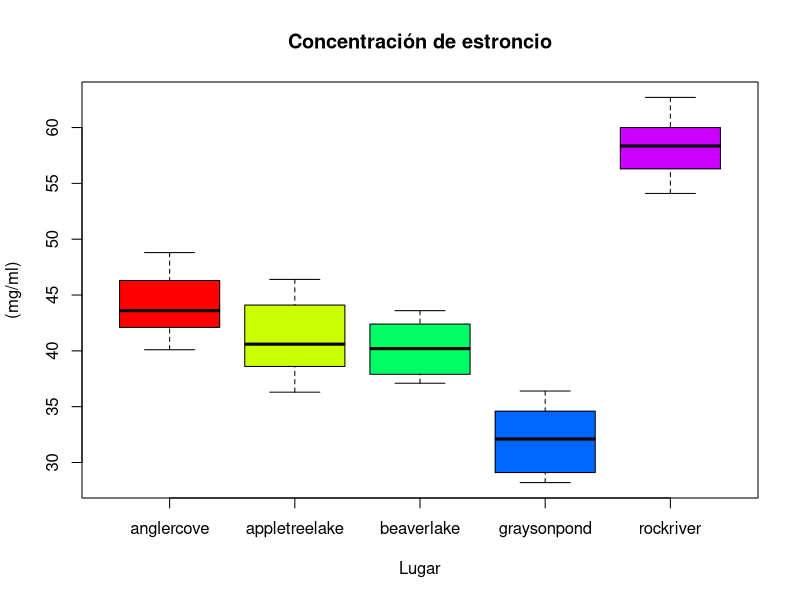
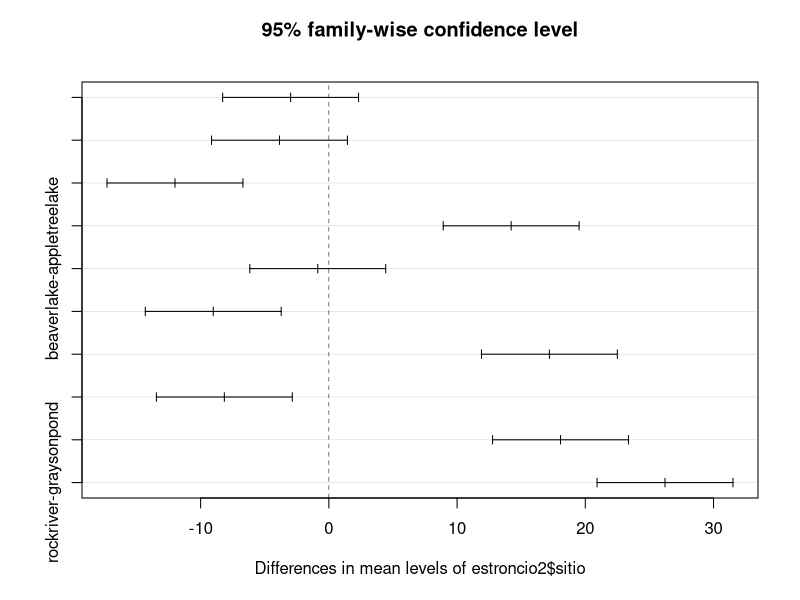

These figures' R source, in order:
# HW_03
# Ejercicio: comparación de concentraciones  de estroncio en cuerpos de agua
# Jairo Alberto Leal Gómez
# Matricula 1723093
# DCOMRN 1 semestre - Estadistica en la Investigación Cientifica

# Descripción -------------------------------------------------------------

# Un investigador midió la concentración de estroncio (mg/ml) en cinco cuerpos 
# de agua para evaluar si existen diferencias significativas entre ellos. 
# Cada sitio tuvo 6 réplicas (n-6).

estroncio <- read.csv("estroncio.csv", header = TRUE)
estroncio

estroncio2 <- read.csv("estroncio2.csv", header = TRUE)
estroncio2

# Planteamiento del problema ----------------------------------------------

estroncio_ordenado <- estroncio[, order(names(estroncio))]

boxplot(estroncio_ordenado,
        xlab = "Lugar",
        ylab = "(mg/ml)",
        main = "Concentración de estroncio",
        col = rainbow(5))

  # La Figura 1 muestra las concentraciones de estroncio (mg/ml) registradas 
  # en cinco cuerpos de agua: Grayson's Pond, Beaver Lake, Angler's Cove, 
  # Appletree Lake y Rock River. 
  # Cada sitio contó con seis repeticiones independientes.
  
  # Se observa que Rock River presenta las concentraciones más elevadas, 
  # con valores consistentemente superiores al resto de los sitios.
  # En contraste, Grayson's Pond mostró los niveles más bajos, mientras que 
  # Beaver Lake, Angler's Cove y Appletree Lake presentaron valores intermedios 
  # y relativamente cercanos entre sí.
  
  # Este patrón sugiere la existencia de diferencias significativas entre sitios, 
  # lo cual motiva la aplicación de un ANOVA de una vía, seguido de 
  # pruebas post-hoc (LSD y Tukey HSD) para identificar con precisión 
  # qué grupos difieren estadísticamente en sus medias.


# HIPOTESIS DE LA ANOVA

  # H0 = Todas las medias de concentración de estroncio en los cinco cuerpos de agua
  # son iguales. No existe diferencia significativa entre los sitios.
  
  # H1 = Al menos un sitio presenta una media distinta de concentración de 
  # estroncio respecto a los demás. Existen diferencias significativas.

  estroncio2

# PRUEBA DE NORMALIDAD

  # p-value = 0.1052 no hay diferencias significativas datos normales
  shapiro.test(estroncio2$concentracion)
  
  # p values mayores a 0.05, no hay diferencias significativas en cada sitio
  shapiro.test(subset(estroncio2$concentracion, estroncio2$sitio == "graysonpond"))
  shapiro.test(subset(estroncio2$concentracion, estroncio2$sitio == "beaverlake"))
  shapiro.test(subset(estroncio2$concentracion, estroncio2$sitio == "anglercove"))
  shapiro.test(subset(estroncio2$concentracion, estroncio2$sitio == "appletreelake"))
  shapiro.test(subset(estroncio2$concentracion, estroncio2$sitio == "rockriver"))
  
# PRUEBA DE ANOVA
  
  estroncio.aov <- aov(estroncio2$concentracion ~ estroncio2$sitio)
  summary(estroncio.aov)
  
  # Con un valor de p value de 3.95e-12 ***, se demuestra que existen diferencias
  # significativas en todas las concentraciones de estroncio entre todos los sitios. 
  # Se rechaza la HIPOTESIS NULA.

# Calcule el valor de LSD con alpha = 0.05.
  
qt(0.975, df= 25)

sqrt((2*9.8)/6) * qt(0.975, df= 25)


# Compare las diferencias entre medias de los sitios

tapply(estroncio2$concentracion, estroncio2$sitio, mean)

# Determine cuales pares son significativamente diferentes

# LSD = 3.722394

# El supuesto es que si el resultado entre la diferencia de medias, supera el LSD
# existen diferencias significativas

# AnglerCove vs AppletreeLake 
44.08333 - 41.10000
# 2.98333 no supera el valor de LSD, NO EXISTE DIF SIGNIFICATIVAS

    # AnglerCove vs BeaverLake   
    44.08333 - 40.23333
    # 3.85 Supera el valor de LSD, DIFRENECIAS SIGNIFICATIVAS
    
    # AnglerCove vs GraysonPond     
    44.08333 - 32.08333
    # 12 Supera el valor de LSD, DIFRENECIAS SIGNIFICATIVAS
    
    # AnglerCove vs RockRiver      
    44.08333 - 58.30000
    # 14.21 Supera el valor de LSD, DIFRENECIAS SIGNIFICATIVAS

# AppletreeLake vs BeaverLake   
41.10000 - 40.23333      
# 0.86667 no supera el valor de LSD, NO EXISTE DIF SIGNIFICATIVAS

    # AppletreeLake vs GraysonPond     
    41.10000 - 32.08333      
    # 9.01667 Supera el valor de LSD, DIFRENECIAS SIGNIFICATIVAS
    
    # AppletreeLake vs RockRiver 
    41.10000 - 58.30000 
    # 17.2 Supera el valor de LSD, DIFRENECIAS SIGNIFICATIVAS
    
    # BeaverLake vs GraysonPond     
    40.23333 - 32.08333      
    # 8.15 Supera el valor de LSD, DIFRENECIAS SIGNIFICATIVAS
    
    # BeaverLake vs RockRiver 
    40.23333  - 58.30000 
    # 18.06667 Supera el valor de LSD, DIFRENECIAS SIGNIFICATIVAS
    
    # GraysonPond vs RockRiver 
    32.08333 - 58.30000 
    # 26.21667 Supera el valor de LSD, DIFRENECIAS SIGNIFICATIVAS

# Solo AnglerCove vs AppletreeLake y AppletreeLake vs BeaverLake 
# no muestran diferencias significativas.

# Todos los demás pares superan el LSD y son significativamente diferentes.
    
# PRUEBA DE TUKEY HSD

    # Obtenga el valor critico
    
    TukeyHSD(estroncio.aov)
    plot(TukeyHSD(estroncio.aov))
    
    # Calcule la diferencia minima significativa con Tukey
    qtukey(0.95, nmeans = 5, df = 25)
    sqrt((9.8/6)) * qtukey(0.95, nmeans = 5, df = 25)
    
    # Compare los resultados con la prueba LSD

# DMS = 5.308078

# El supuesto es que si el resultado entre la diferencia de medias, supera el DMS
# existen diferencias significativas

# AnglerCove vs AppletreeLake 
44.08333 - 41.10000
# 2.98333 no supera el valor de DMS, NO EXISTE DIF SIGNIFICATIVAS

# AnglerCove vs BeaverLake   
44.08333 - 40.23333
# 3.85 no supera el valor de DMS, NO EXISTE DIF SIGNIFICATIVAS

    # AnglerCove vs GraysonPond     
    44.08333 - 32.08333
    # 12 Supera el valor de DMS, DIFRENECIAS SIGNIFICATIVAS
    
    # AnglerCove vs RockRiver      
    44.08333 - 58.30000
    # 14.21 Supera el valor de DMS, DIFRENECIAS SIGNIFICATIVAS

# AppletreeLake vs BeaverLake   
41.10000 - 40.23333      
# 0.86667 no supera el valor de DMS, NO EXISTE DIF SIGNIFICATIVAS

    # AppletreeLake vs GraysonPond     
    41.10000 - 32.08333      
    # 9.01667 Supera el valor de DMS, DIFRENECIAS SIGNIFICATIVAS
    
    # AppletreeLake vs RockRiver 
    41.10000 - 58.30000 
    # 17.2 Supera el valor de DMS, DIFRENECIAS SIGNIFICATIVAS
    
    # BeaverLake vs GraysonPond     
    40.23333 - 32.08333      
    # 8.15 Supera el valor de DMS, DIFRENECIAS SIGNIFICATIVAS
    
    # BeaverLake vs RockRiver 
    40.23333  - 58.30000 
    # 18.06667 Supera el valor de DMS, DIFRENECIAS SIGNIFICATIVAS
    
    # GraysonPond vs RockRiver 
    32.08333 - 58.30000 
    # 26.21667 Supera el valor de DMS, DIFRENECIAS SIGNIFICATIVAS   
    
    
# ¿Los mismos pares resultan significativos?

    # En este caso, a excepcion de AnglerCove vs BeaverLake que ahora no presenta
    # diferencias significativas, todos los demas siguen igual
    

    

# INTERPRETACION ----------------------------------------------------------

# ¿ QUE CUERPO DE AGUA PRESENTA LAS CONCENTRACIONES MAS ALTAS ?
    
    # Rock River, con un promedio de 58.3 mg/ml, es el sitio con las concentraciones 
    # más altas de estroncio.
    
    # En contraste, GraysonPond tiene las concentraciones más bajas (32.08 mg/ml).
    
    tapply(estroncio2$concentracion, estroncio2$sitio, mean)
  

# ¿ QUE SITIOS NO DIFIEREN ENTRE SI ?
    
    # Según la prueba LSD (alpha = 0.05, LSD = 3.722):

    # AnglerCove vs AppletreeLake → no difieren (2.983 < LSD)
    # AppletreeLake vs BeaverLake → no difieren (0.867 < LSD)

    # Según la prueba Tukey HSD (DMS = 5.308), más conservadora:

    # AnglerCove vs AppletreeLake → no difieren (2.983 < DMS)
    # AppletreeLake vs BeaverLake → no difieren (0.867 < DMS)
    # AnglerCove vs BeaverLake → ahora tampoco difieren (3.85 < DMS)
    
    # Los sitios intermedios (BeaverLake, AppletreeLake, AnglerCove) 
    # presentan algunas diferencias no significativas entre ellos.
    
    # RockRiver y GraysonPond siempre difieren significativamente de los demás.

# DESDE EL PUNTO DE VISTA AMBIENTAL ¿ QUE IMPLICACIONES PODRIAN TENER ESTAS 
# DIFERENCIAS EN AL CALIDAD DEL AGUA? 
    
    # En Rock River, al tener concentraciones mas altas de estroncio, puede indicar
    # una mayori disolucion de este mineral en suelo y rocas por la escorrentia o
    # presencia de agua, o por actividades mineras o procesamiento de este.
    
    # En concentraciones mayores o sobre todo del estroncio isotopo 90 puede 
    # representar un mayor riesgo a la salud humana y ambiental de la fauna, al 
    # llegar a ser radioactivo
    
    # Los sitos con menores concentraciones o intermedias, pudieran estar dentro
    # de los rangos normales o naturales.

    